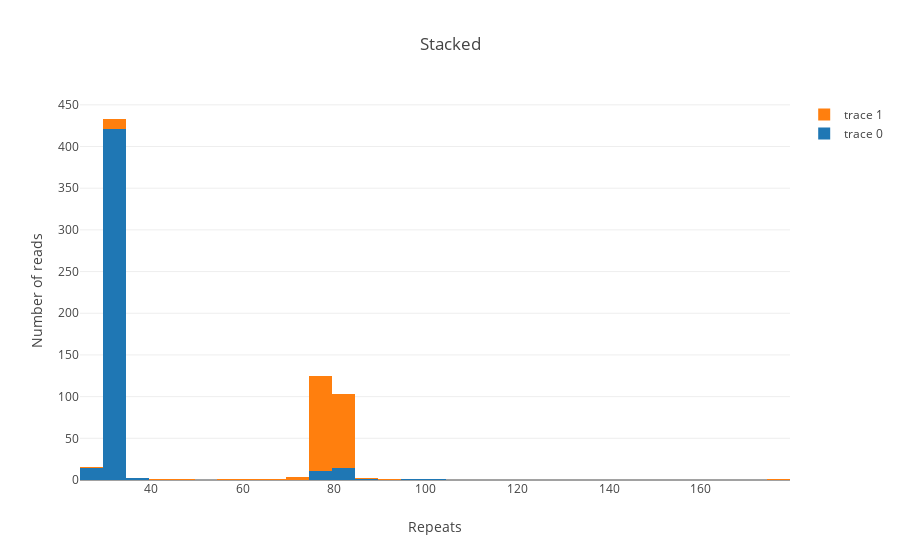

Source (notebook cell):
### Markdown cell above
### 3.11 Stacked Histogram
### 3 Points

Using plotly offline, create a stacked histogram for the data in final_df

where on the x axis you have the distance, on the y axis you have the number of counts, and base types are represented with different colors.

* The title of your chart should be: Stacked
* Your x axis label should be : Repeats
* Your y axis label should be: Number of reads

### Code cell
#YOUR CODE HERE
# https://plot.ly/python/histograms/
# https://plot.ly/python/figure-labels/

import plotly
import plotly.graph_objs as go
plotly.offline.init_notebook_mode(connected=True)

c = final_df.loc[final_df["base"] == "C"]
g = final_df.loc[final_df["base"] == "G"]
C = go.Histogram(x = c["distance"], y = c["base"])
G = go.Histogram(x = g["distance"], y = g["base"])
data = [C, G]
layout = go.Layout(barmode = "stack", title = "Stacked", xaxis = dict(title = "Repeats"), yaxis = dict(title = "Number of reads"))
fig = go.Figure(data = data, layout = layout)
plotly.offline.iplot(fig, filename = "stacked histogram")

### Figure 1 — Plotly figure (JSON) as saved in the notebook; plotly's stock layout.template omitted (floating-point values rounded to 4 significant figures; data arrays with more than 128 entries replaced by an {"elided": "..."} marker saying what was removed)
{"data": [{"type": "histogram", "x": {"elided": "465 int values"}, "y": {"elided": "465 str values"}}, {"type": "histogram", "x": {"elided": "228 int values"}, "y": {"elided": "228 str values"}}], "layout": {"barmode": "stack", "title": "Stacked", "xaxis": {"title": "Repeats"}, "yaxis": {"title": "Number of reads"}}}
